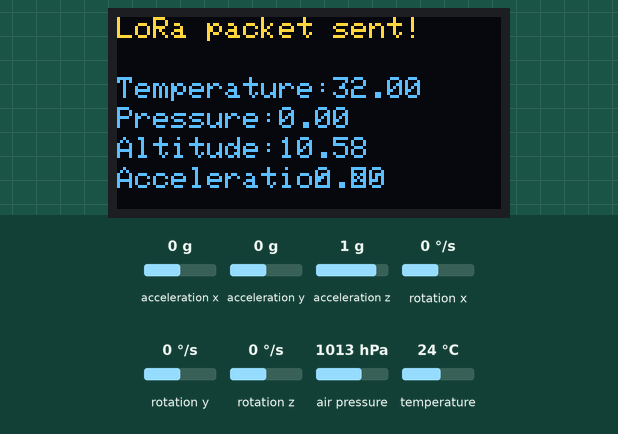
A program run on a simulated ESP32. On the bench: 128×64 one-colour display. Inputs (shaded band) come from the test bench; at power-on: acceleration x 0 g, air pressure 1013 hPa, acceleration y 0 g, acceleration z 1 g, rotation x 0 °/s, rotation y 0 °/s, rotation z 0 °/s, temperature 24 °C. The OLED is the two-colour kind (top 16 rows yellow); no radio packets arrive unless stated; what the program prints to the serial monitor is not drawn.

Above: at 3.3 s.
3.4 s: acceleration x set to -1.4 g
At 4.8 s:
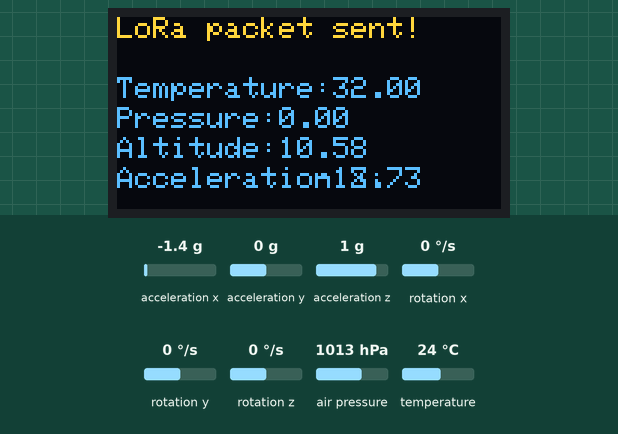
5.8 s: air pressure set to 952 hPa
At 6.9 s:
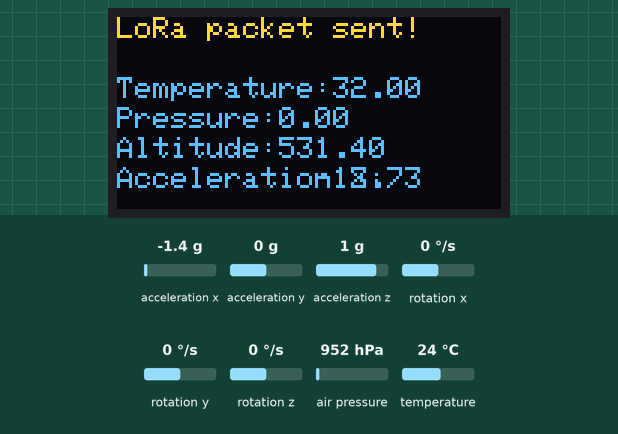
8.0 s: acceleration x set to -0.8 g
At 9.9 s:
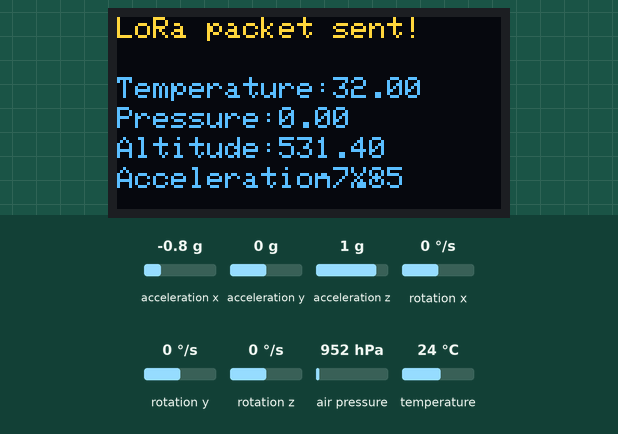
10.2 s: air pressure set to 975 hPa
At 12.2 s:
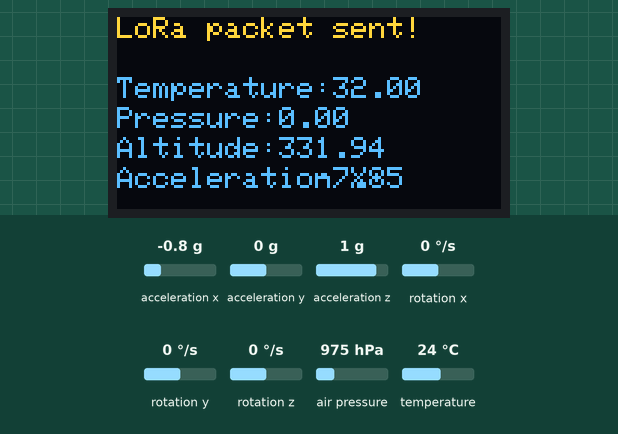
Timing chart, 0 to 13.4 s (numbered marks = the images above; inputs shaded):
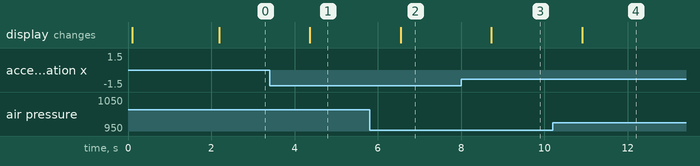

The program:

main.cpp
```cpp
#include <SPI.h>
#include <LoRa.h>

//Libraries for OLED Display
#include <Wire.h>
#include <Adafruit_GFX.h>
#include <Adafruit_SSD1306.h>

#include <Adafruit_Sensor.h>
#include "Adafruit_BMP3XX.h"
#include <Adafruit_MPU6050.h>
#define BMP_SCK 13
#define BMP_MISO 12
#define BMP_MOSI 11
#define BMP_CS 10

#define SEALEVELPRESSURE_HPA (1013.25)

Adafruit_BMP3XX bmp;
Adafruit_MPU6050 mpu;
#define I2C_SDA 21
#define I2C_SCL 22
TwoWire I2CMPU = TwoWire(0);


//define the pins used by the LoRa transceiver module
#define SCK 5
#define MISO 19
#define MOSI 27
#define SS 18
#define RST 23
#define DIO0 26

//433E6 for Asia
//866E6 for Europe
//915E6 for North America
#define BAND 915E6

//OLED pins
#define OLED_SDA 21
#define OLED_SCL 22
#define OLED_RST 23
#define SCREEN_WIDTH 128 // OLED display width, in pixels
#define SCREEN_HEIGHT 64 // OLED display height, in pixels


//packet counter
int readingID = 0;

int counter = 0;
String LoRaMessage = "";

float temperature = 0;
float pressure = 0;
float altitude = 0;
float acc_x = 0;
float acc_y = 0;
float acc_z = 0;
float rotation_x = 0;
float rotation_y = 0;
float rotation_z = 0;


Adafruit_SSD1306 display(SCREEN_WIDTH, SCREEN_HEIGHT, &Wire, OLED_RST);

//Initialize OLED display
void startOLED(){
  //reset OLED display via software
  pinMode(OLED_RST, OUTPUT);
  digitalWrite(OLED_RST, LOW);
  delay(20);
  digitalWrite(OLED_RST, HIGH);

  //initialize OLED
  Wire.begin(OLED_SDA, OLED_SCL);
  if(!display.begin(SSD1306_SWITCHCAPVCC, 0x3c, false, false)) { // Address 0x3C for 128x32
    Serial.println(F("SSD1306 allocation failed"));
    for(;;); // Don't proceed, loop forever
  }
  display.clearDisplay();
  display.setTextColor(WHITE);
  display.setTextSize(1);
  display.setCursor(0,0);
  display.print("LORA SENDER");
}

//Initialize LoRa module
void startLoRA(){
  //SPI LoRa pins
  SPI.begin(SCK, MISO, MOSI, SS);
  //setup LoRa transceiver module
  LoRa.setPins(SS, RST, DIO0);

  while (!LoRa.begin(BAND) && counter < 10) {
    Serial.print(".");
    counter++;
    delay(500);
  }
  if (counter == 10) {
    // Increment readingID on every new reading
    readingID++;
    Serial.println("Starting LoRa failed!");
  }
  Serial.println("LoRa Initialization OK!");
  display.setCursor(0,10);
  display.clearDisplay();
  display.print("LoRa Initializing OK!");
  display.display();
  delay(2000);
}

void startBMP(){
  I2CMPU.begin(I2C_SDA, I2C_SCL, 10000);
  if (!bmp.begin_I2C(0x77)) {
    Serial.println("Could not find a valid BMP3 sensor, check wiring!");
    while (1);
  }
  Serial.println("BMP Found!");

}
void startMPU(){
  if (!mpu.begin(0x68)) {
    Serial.println("Failed to find MPU6050 chip");
    while (1) {
      delay(10);
    }
  }
  Serial.println("MPU6050 Found!");
  mpu.setAccelerometerRange(MPU6050_RANGE_8_G);
  Serial.print("Accelerometer range set to: ");
  switch (mpu.getAccelerometerRange()) {
  case MPU6050_RANGE_2_G:
    Serial.println("+-2G");
    break;
  case MPU6050_RANGE_4_G:
    Serial.println("+-4G");
    break;
  case MPU6050_RANGE_8_G:
    Serial.println("+-8G");
    break;
  case MPU6050_RANGE_16_G:
    Serial.println("+-16G");
    break;
  }
  mpu.setGyroRange(MPU6050_RANGE_500_DEG);
  Serial.print("Gyro range set to: ");
  switch (mpu.getGyroRange()) {
  case MPU6050_RANGE_250_DEG:
    Serial.println("+- 250 deg/s");
    break;
  case MPU6050_RANGE_500_DEG:
    Serial.println("+- 500 deg/s");
    break;
  case MPU6050_RANGE_1000_DEG:
    Serial.println("+- 1000 deg/s");
    break;
  case MPU6050_RANGE_2000_DEG:
    Serial.println("+- 2000 deg/s");
    break;
  }

  mpu.setFilterBandwidth(MPU6050_BAND_21_HZ);
  Serial.print("Filter bandwidth set to: ");
  switch (mpu.getFilterBandwidth()) {
  case MPU6050_BAND_260_HZ:
    Serial.println("260 Hz");
    break;
  case MPU6050_BAND_184_HZ:
    Serial.println("184 Hz");
    break;
  case MPU6050_BAND_94_HZ:
    Serial.println("94 Hz");
    break;
  case MPU6050_BAND_44_HZ:
    Serial.println("44 Hz");
    break;
  case MPU6050_BAND_21_HZ:
    Serial.println("21 Hz");
    break;
  case MPU6050_BAND_10_HZ:
    Serial.println("10 Hz");
    break;
  case MPU6050_BAND_5_HZ:
    Serial.println("5 Hz");
    break;
  }

}
void getReadings(){
  sensors_event_t a, g, temp;
  mpu.getEvent(&a, &g, &temp);
  temperature = (bmp.temperature * 1.8) + 32;
  pressure = bmp.pressure / 100.0;
  altitude = bmp.readAltitude(SEALEVELPRESSURE_HPA) + 8.5;
  acc_x = a.acceleration.x;
  acc_y = a.acceleration.y;
  acc_z = a.acceleration.z;
  rotation_x = a.gyro.x;
  rotation_y = a.gyro.y;
  rotation_z = a.gyro.z;
}

void sendReadings() {
  LoRaMessage = String(readingID) + "/" + String(temperature) + "&" + String(pressure) + "#" + String(altitude) + "*" + String(acc_x) + "^"+ String(acc_y) + "%" + String(acc_z);
  //Send LoRa packet to receiver
  LoRa.beginPacket();
  LoRa.print(LoRaMessage);
  LoRa.endPacket();

  display.clearDisplay();
  display.setCursor(0,0);
  display.setTextSize(1);
  display.print("LoRa packet sent!");
  display.setCursor(0,20);
  display.print("Temperature:");
  display.setCursor(72,20);
  display.print(temperature);
  display.setCursor(0,30);
  display.print("Pressure:");
  display.setCursor(54,30);
  display.print(pressure);
  display.setCursor(0,40);
  display.print("Altitude:");
  display.setCursor(54,40);
  display.print(altitude);
  display.setCursor(0,50);
  display.print("Acceleration X:");
  display.setCursor(66,50);
  display.print(acc_x);
  display.display();
  Serial.print("Acceleration Y: ");
  Serial.println(acc_y);
  readingID++;
}

void setup() {
  //initialize Serial Monitor
  Serial.begin(115200);
  startOLED();
  startBMP();
  startMPU();
  startLoRA();
  // Set up oversampling and filter initialization
  bmp.setTemperatureOversampling(BMP3_OVERSAMPLING_8X);
  bmp.setPressureOversampling(BMP3_OVERSAMPLING_4X);
  bmp.setIIRFilterCoeff(BMP3_IIR_FILTER_COEFF_3);
  bmp.setOutputDataRate(BMP3_ODR_50_HZ);
}
void loop() {
  getReadings();
  sendReadings();
  delay(1000);
}
```

Measured:
- after the input at 3.4 s, the display: changes after 0.97 s (image 1)
- after the input at 5.8 s, the display: changes after 0.75 s (image 2)
- after the input at 8.0 s, the display: changes after 0.72 s (image 3)
- after the input at 10.2 s, the display: changes after 0.70 s (image 4)
